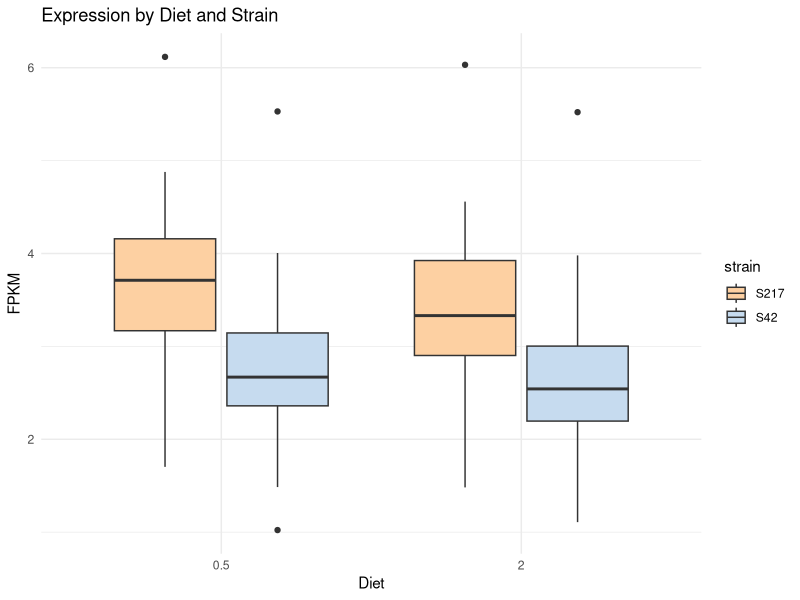
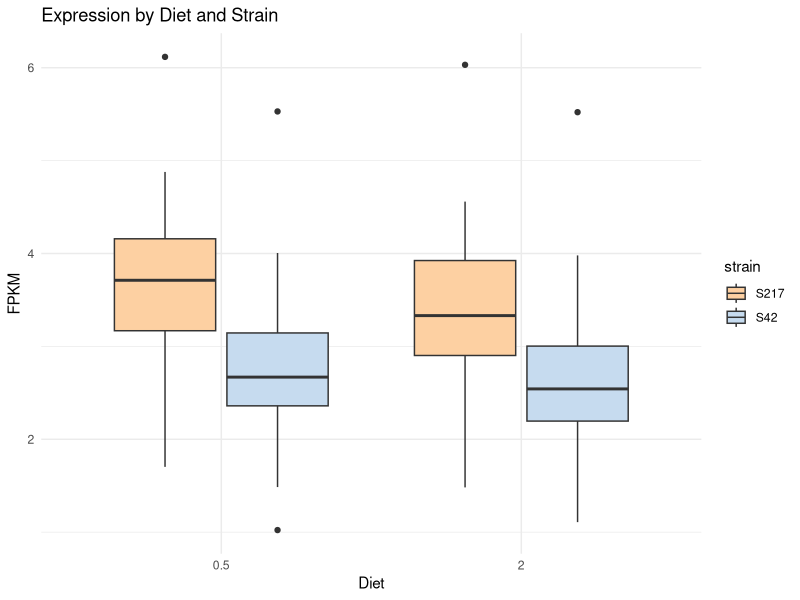

These figures' R source, in order:


# piRNA View

# Read in Novomagic output
raw_data=read.csv("rawdata/piRNA_get_annot_NovoMagic.csv",header=TRUE,na.strings="--")
raw_data=unique(raw_data)

#get row means
raw_data$S42_0_LC <- rowMeans(
  raw_data[, c("s42_05_0_1_fpkm", "s42_05_0_2_fpkm", "s42_05_0_3_fpkm", "s42_05_0_4_fpkm")],
  na.rm = TRUE
)
raw_data$S42_0_C=rowMeans(
  raw_data[, c("s42_1_0_1_fpkm","s42_1_0_2_fpkm","s42_1_0_3_fpkm","s42_1_0_4_fpkm")],na.rm=TRUE)
raw_data$S42_0_HC=rowMeans(
  raw_data[, c("s42_2_0_1_fpkm","s42_2_0_2_fpkm","s42_2_0_3_fpkm","s42_2_0_4_fpkm")],na.rm=TRUE)
raw_data$S217_0_LC=rowMeans(
  raw_data[, c("s217_05_0_1_fpkm","s217_05_0_2_fpkm","s217_05_0_3_fpkm","s217_05_0_4_fpkm")],na.rm=TRUE)
raw_data$S217_0_C=rowMeans(
  raw_data[, c("s217_1_0_1_fpkm","s217_1_0_2_fpkm","s217_1_0_3_fpkm","s217_1_0_4_fpkm")],na.rm=TRUE)
raw_data$S217_0_HC=rowMeans(
  raw_data[, c("s217_2_0_1_fpkm","s217_2_0_2_fpkm","s217_2_0_3_fpkm","s217_2_0_4_fpkm")],na.rm=TRUE)

raw_data=raw_data[,c(1:10,88:93)]




#reshape to long format
library(tidyr)
library(dplyr)

# Pivot longer: gather all FPKM columns into key-value pairs
long_df <- raw_data %>%
  pivot_longer(
    cols = matches("^s\\d+_"),  # selects all columns starting with 's' and digits
    names_to = "sample",
    values_to = "FPKM"
  ) %>%
  # Separate 'sample' column into strain, diet, rep, etc.
  separate(
    col = sample,
    into = c("strain", "day","diet"),
    sep = "_",
    remove = FALSE
  ) %>%
  dplyr::select(ID, strain, diet, day,FPKM)


#plots

long_df$day=as.factor(long_df$day)
long_df$treat=ifelse(long_df$diet=="C",1.0,ifelse(long_df$diet=="HC",2.0,0.5))
long_df$treat=as.factor(long_df$treat)
long_df=subset(long_df,long_df$diet=="HC" | long_df$diet=="LC")
# Plots:
library(ggplot2)
library(ggthemes)

pale=c("#fdd0a2","#c6dbef")

ggplot(data=long_df, aes(x = treat, y = log2(FPKM + 1),fill=strain)) +
  geom_boxplot() + #facet_wrap(~ID) +
  labs(title = "Expression by Diet and Strain", x = "Diet", y = "FPKM") +
  theme_minimal() +scale_fill_manual(values = pale) 
ggsave("images/piRNA.png")

#Conclusion: S42 has lower overall piRNA expression regardless of diet
